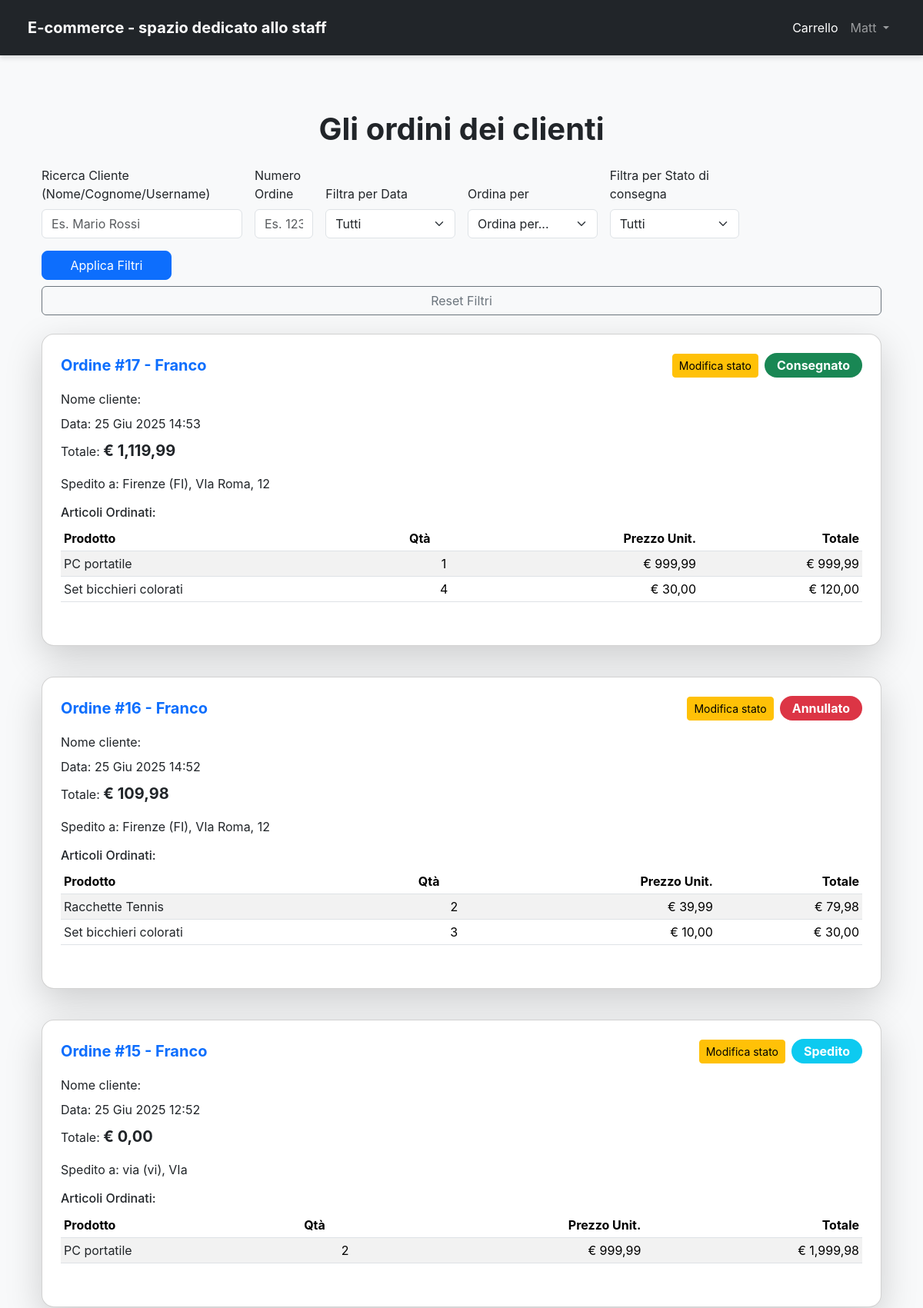
/orders/customers_orders/ (signed in, upper part), run on an earlier commit of the app's database.
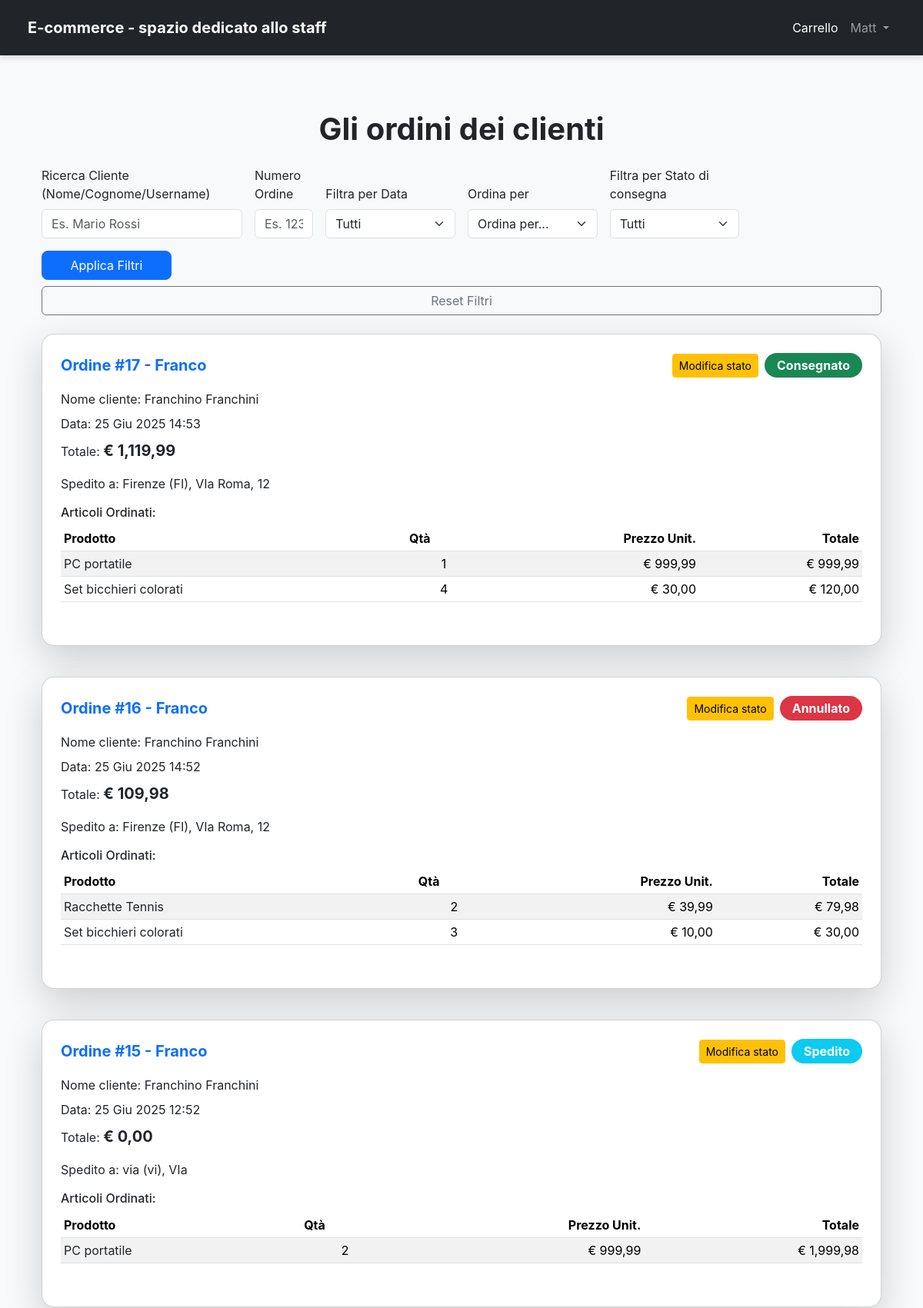
And on a later commit of the database.
### orders/models.py (models this page shows)
class Order(models.Model):
    customer = models.ForeignKey(
        settings.AUTH_USER_MODEL,
        on_delete=models.CASCADE,
        verbose_name='Cliente')
    ORDER_STATUS_CHOICES = [
        ('Processing', 'In Lavorazione'),
        ('Shipped', 'Spedito'),
        ('Delivered', 'Consegnato'),
        ('Cancelled', 'Annullato'),
    ]
    shipping_address = models.ForeignKey(Address, on_delete=models.CASCADE, verbose_name='Indirizzo di consegna')
    purchase_date = models.DateTimeField(auto_now_add=True, verbose_name='Data di acquisto')
    total_amount = models.DecimalField(max_digits=10, decimal_places=2, default=0.00, verbose_name='Totale(€)')
    status = models.CharField(max_length=50, choices=ORDER_STATUS_CHOICES, default='Processing')
    class Meta:
        permissions = [
            ('can_view_all_customers_orders', 'può vedere gli ordini di tutti i clienti'),
            ('can_change_order_status', 'può cambiare lo stato di un ordine')
        ]
        verbose_name = 'Ordine'
        verbose_name_plural = 'Ordini'

### accounts/models.py (models this page shows, shortened)
class CustomUser(AbstractUser):
    birth_date = models.DateField(blank=True, null=True)
    REQUIRED_FIELDS = ['email', 'first_name', 'last_name', 'birth_date']
    class Meta:
        permissions = [
            ('can_access_manager_dashboard', 'Può accedere alla dashboard degli store manager'),
            ('can_access_customer_dashboard', 'Può accedere alla dashboard clienti')
        ]
        verbose_name = 'Utente'
        verbose_name_plural = 'Utenti'

### addresses/models.py (models this page shows, shortened)
class Address(models.Model):
    user = models.ForeignKey(settings.AUTH_USER_MODEL, on_delete=models.CASCADE)
    address = models.CharField(max_length=255)
    city = models.CharField(max_length=100)
    state_province = models.CharField(max_length=2,
                                      validators=[
                                          RegexValidator(
                                              regex=r'^[a-z]{2}$',
                                              message='Inserire la sigla delle provincia',
                                              flags=re.IGNORECASE
                                          )
                                      ])
    postal_code = models.CharField(max_length=5,
                                   validators=[
                                       RegexValidator(
                                           regex=r'^\d{5}$',
                                           message='Inserire un CAP valido (5 cifre)'
                                       )
                                   ]
                                   )
    country = models.CharField(max_length=100, default="Italia")
    phone_number = models.CharField(max_length=15,
                                    validators=[
                                        RegexValidator(
                                            regex=r'^\d{1,'
                                                  r'15}$',
                                            message='Inserisci un numero di telefono italiano'
                                        )
                                    ]
                                    )
    is_main = models.BooleanField(default=False)
    class Meta:
        verbose_name = "Indirizzo"
        verbose_name_plural = "Indirizzi"
        ordering = ['-is_main', 'city']
        permissions = [
            ('can_select_address_in_checkout', 'Può selezionare indirizzo nel checkout'),
        ]
    def __str__(self):
        return f'{self.city} ({self.state_province}), {self.address}'

### orders/views.py (the view, shortened to what this page needs)
# urls.py: path("customers_orders/", CustomersOrders.as_view(), name="customers_orders"),
class CustomersOrders(PermissionRequiredMixin, LoginRequiredMixin, ListView):
    model = Order
    permission_required = 'orders.can_view_all_customers_orders'
    template_name = 'store_manager/customers_orders.html'
    context_object_name = 'orders'
    paginate_by = 10
    form = OrderFilterForm()
    def get_queryset(self):
        queryset = super().get_queryset().order_by('-purchase_date')
        self.form = OrderFilterForm(self.request.GET)
        if self.form.is_valid():
            date_filter = self.form.cleaned_data.get('date_filter')
            customer_query = self.form.cleaned_data.get('customer_query')
            order_number_str = self.form.cleaned_data.get('order_number')
            status_filter = self.form.cleaned_data.get('status_filter')
            sort_by = self.form.cleaned_data.get('sort_by')
            if customer_query:
                queryset = queryset.filter(
                    Q(customer__first_name__icontains=customer_query) |
                    Q(customer__last_name__icontains=customer_query) |
                    Q(customer__username__icontains=customer_query)
                )
            if order_number_str:
                try:
                    order_number = int(order_number_str)
                    queryset = queryset.filter(id=order_number)
                except ValueError:
                    pass
            if status_filter:
                queryset = queryset.filter(status=status_filter)
            if sort_by:
                if sort_by == 'latest':
                    queryset = queryset.order_by('-purchase_date')
                elif sort_by == 'earliest':
                    queryset = queryset.order_by('purchase_date')
        return queryset
    def get_context_data(self, *, object_list=None, **kwargs):
        context = super().get_context_data(**kwargs)
        context['form'] = self.form
        return context

### cart/templatetags/cart_tags.py (called while the page is built)
@register.filter
def multiply(value, arg):
    try:
        return float(value) * float(arg)
    except (ValueError, TypeError):
        return ""

### templates/store_manager/customers_orders.html (shortened to what this page needs)
{% extends 'base.html' %}
{% load humanize %}
{% load cart_tags %}
{% load crispy_forms_tags %}
{% block content %}
<div class="container my-5">
    <h1 class="text-center fw-bold text-dark mb-4">Gli ordini dei clienti</h1>
    <div class="mb-4">
        {% crispy form %}
    </div>
    {% if orders %}
        <div class="row row-cols-1 g-4">
            {% for order in orders %}
            <div class="col">
                <div class="card shadow-lg rounded-card p-4 mb-3">
                    <div class="d-flex justify-content-between align-items-center mb-3">
                        <h5 class="card-title fw-bold text-primary mb-0">Ordine #{{ order.id }} - {{ order.customer.username }}</h5>
                        <div class="d-flex justify-content-center align-items-center">
                            <button type="button" class="btn btn-sm btn-warning mx-2"
                                    data-bs-toggle="modal"
                                    data-bs-target="#changeStatusModal"
                                    data-order-id="{{ order.pk }}"
                                    data-order-status-url="{% url 'change_order_status' order.pk %}">
                                Modifica stato
                            </button>
                            <span class="badge {% if order.status == 'Delivered' %}bg-success {% elif order.status == 'Cancelled' %} bg-danger {% else %}bg-info{% endif %} fs-6 py-2 px-3 rounded-pill">{{ order.get_status_display }}</span>
                        </div>
                    </div>
                    <p class="card-text mb-2">Nome cliente: {{ order.customer.first_name }} {{ order.customer.last_name }}</p>
                    <p class="card-text mb-2">Data: {{ order.purchase_date|date:"d M Y H:i" }}</p>
                    <p class="card-text mb-3">Totale: <span class="fw-bold fs-5 text-dark">€ {{ order.total_amount|floatformat:2|intcomma }}</span></p>
                    <p class="card-text mb-3">Spedito a: {{ order.shipping_address }} </p>
                    <h6 class="mb-2">Articoli Ordinati:</h6>
                    <div class="table-responsive mb-3">
                        <table class="table table-striped table-sm">
                            <thead>
                                <tr>
                                    <th scope="col">Prodotto</th>
                                    <th scope="col">Qtà</th>
                                    <th scope="col" class="text-end">Prezzo Unit.</th>
                                    <th scope="col" class="text-end">Totale</th>
                                </tr>
                            </thead>
                            <tbody>
                                {% for item in order.orderitem_set.all %}
                                <tr>
                                    <td><a href="{% url 'product_details' slug=item.product.slug %}" class="text-decoration-none text-dark">{{ item.product.name }}</a></td>
                                    <td class="text-center">{{ item.quantity_purchased }}</td>
                                    <td class="text-end">€ {{ item.price_at_purchase|floatformat:2|intcomma }}</td>
                                    <td class="text-end">€ {{ item.price_at_purchase|multiply:item.quantity_purchased|floatformat:2|intcomma }}</td>
                                </tr>
                                {% endfor %}
                            </tbody>
                        </table>
                    </div>
                </div>
            </div>
            {% endfor %}
        </div>
    {% else %}
    <div class="alert alert-info text-center mt-5" role="alert">
        Non è stato ancora effettuato nessun ordine.
    </div>
    {% endif %}
</div>
{% endblock content %}

What changed in the data, as far as the page shows it:
changed through a linked row, Order "Consegnato": customer.first_name (not shown) → "Franchino"; customer.last_name (not shown) → "Franchini"
changed through a linked row, Order "Annullato": customer.first_name (not shown) → "Franchino"; customer.last_name (not shown) → "Franchini"
changed through a linked row, Order "Spedito": customer.first_name (not shown) → "Franchino"; customer.last_name (not shown) → "Franchini"
